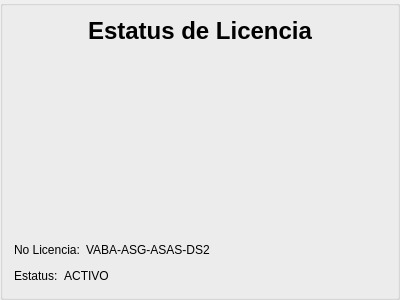
<?xml version="1.0" encoding="UTF-8"?>
<ui version="4.0">
 <class>FormShowLicencia</class>
 <widget class="QGroupBox" name="FormShowLicencia">
  <property name="geometry">
   <rect>
    <x>0</x>
    <y>0</y>
    <width>400</width>
    <height>300</height>
   </rect>
  </property>
  <property name="windowTitle">
   <string>GroupBox</string>
  </property>
  <layout class="QVBoxLayout" name="verticalLayout">
   <item>
    <widget class="QLabel" name="label">
     <property name="font">
      <font>
       <pointsize>18</pointsize>
       <weight>75</weight>
       <bold>true</bold>
      </font>
     </property>
     <property name="text">
      <string>Estatus de Licencia</string>
     </property>
     <property name="alignment">
      <set>Qt::AlignCenter</set>
     </property>
    </widget>
   </item>
   <item>
    <spacer name="verticalSpacer">
     <property name="orientation">
      <enum>Qt::Vertical</enum>
     </property>
     <property name="sizeHint" stdset="0">
      <size>
       <width>20</width>
       <height>40</height>
      </size>
     </property>
    </spacer>
   </item>
   <item>
    <layout class="QHBoxLayout" name="horizontalLayout">
     <item>
      <widget class="QLabel" name="label_3">
       <property name="text">
        <string>No Licencia:</string>
       </property>
      </widget>
     </item>
     <item>
      <widget class="QLabel" name="label_2">
       <property name="text">
        <string>VABA-ASG-ASAS-DS2</string>
       </property>
      </widget>
     </item>
     <item>
      <spacer name="horizontalSpacer">
       <property name="orientation">
        <enum>Qt::Horizontal</enum>
       </property>
       <property name="sizeHint" stdset="0">
        <size>
         <width>40</width>
         <height>20</height>
        </size>
       </property>
      </spacer>
     </item>
    </layout>
   </item>
   <item>
    <layout class="QHBoxLayout" name="horizontalLayout_2">
     <item>
      <widget class="QLabel" name="label_5">
       <property name="text">
        <string>Estatus:</string>
       </property>
      </widget>
     </item>
     <item>
      <widget class="QLabel" name="label_4">
       <property name="text">
        <string>ACTIVO</string>
       </property>
       <property name="alignment">
        <set>Qt::AlignCenter</set>
       </property>
      </widget>
     </item>
     <item>
      <spacer name="horizontalSpacer_2">
       <property name="orientation">
        <enum>Qt::Horizontal</enum>
       </property>
       <property name="sizeHint" stdset="0">
        <size>
         <width>40</width>
         <height>20</height>
        </size>
       </property>
      </spacer>
     </item>
    </layout>
   </item>
  </layout>
 </widget>
 <resources/>
 <connections/>
</ui>
